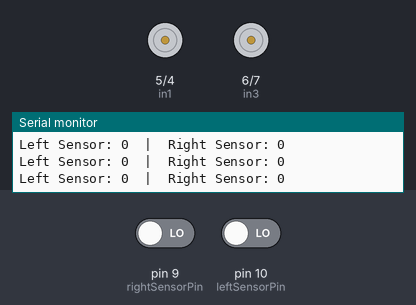
A sketch run on a simulated Arduino Uno, built with avr-gcc and run on an emulated ATmega328P. Parts: motor-driver pin pairs drawn as motors (green arrow = first pin HIGH = forward, orange = second pin HIGH = backward, longer = more drive, scaled by the enable pin), the last lines printed to the serial monitor. The test bench sets the inputs (shaded band); at power-on: pin 9 (rightSensorPin) LOW, pin 10 (leftSensorPin) LOW.

Above: at 1.2 s.
1.3 s: pin 9 (rightSensorPin) driven HIGH
At 2.5 s:
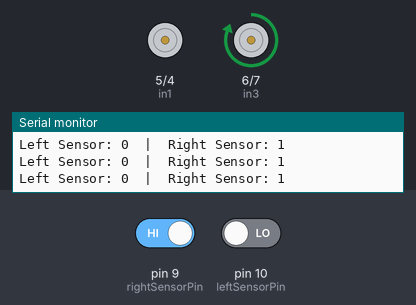
2.8 s: pin 10 (leftSensorPin) driven HIGH
At 3.9 s:
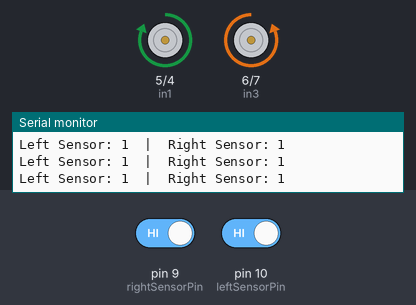
4.3 s: pin 9 (rightSensorPin) driven LOW
At 5.3 s:
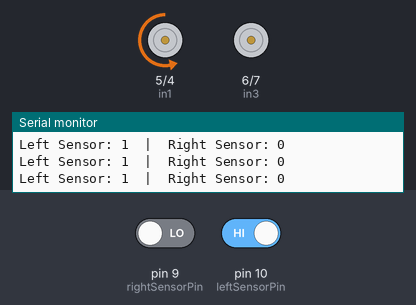
5.8 s: pin 9 (rightSensorPin) driven HIGH
At 6.7 s:
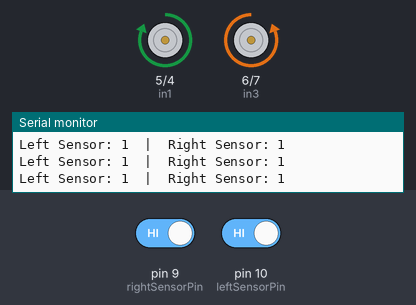
Timing chart, 0 to 8.3 s (numbered marks = the images above; inputs shaded):
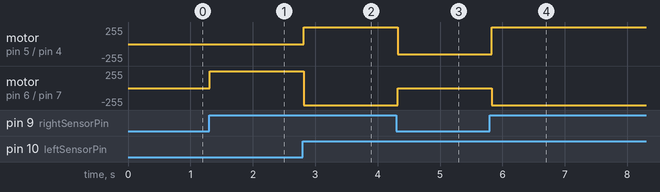

Measured:
- after the input at 1.3 s, motor on pin 6 (in3) / pin 7 (in4): stopped → forward 255/255 at once
- after the input at 2.8 s, motor on pin 5 (in1) / pin 4 (in2): stopped → forward 255/255 at once; motor on pin 6 (in3) / pin 7 (in4): forward 255/255 → backward 255/255 at once
- after the input at 4.3 s, motor on pin 5 (in1) / pin 4 (in2): forward 255/255 → backward 150/255 at once; motor on pin 6 (in3) / pin 7 (in4): backward 255/255 → stopped at once
- after the input at 5.8 s, motor on pin 5 (in1) / pin 4 (in2): backward 150/255 → forward 255/255 at once; motor on pin 6 (in3) / pin 7 (in4): stopped → backward 255/255 at once

The sketch:

line-follower.ino
```cpp
// IR Sensor pins
const int leftSensorPin = 10;
const int rightSensorPin = 9;

// Motor control pins
const int enA = 3; // PWM pin for Motor A
const int in2 = 4;
const int in1 = 5;
const int enB = 8; // PWM pin for Motor B
const int in3 = 6;
const int in4 = 7;

void setup() {
  // Initialize sensor pins as input
  pinMode(leftSensorPin, INPUT);
  pinMode(rightSensorPin, INPUT);

  // Initialize motor control pins as outputs
  pinMode(enA, OUTPUT);
  pinMode(in1, OUTPUT);
  pinMode(in2, OUTPUT);
  pinMode(enB, OUTPUT);
  pinMode(in3, OUTPUT);
  pinMode(in4, OUTPUT);

  // Set initial motor speeds
  analogWrite(enA, 255); // Full speed for Motor A
  analogWrite(enB, 255); // Full speed for Motor B

  Serial.begin(9600);
}

void loop() {
  // Read the sensor values
  int leftStatus = digitalRead(leftSensorPin);
  int rightStatus = digitalRead(rightSensorPin);

  // Print the sensor values to the serial monitor
  Serial.print("Left Sensor: ");
  Serial.print(leftStatus);
  Serial.print("  |  Right Sensor: ");
  Serial.println(rightStatus);

  // Line following logic
  if (leftStatus == HIGH && rightStatus == HIGH) {
    // Move forward
    digitalWrite(in1, HIGH);
    digitalWrite(in2, LOW);
    digitalWrite(in3, LOW);
    digitalWrite(in4, HIGH);
    analogWrite(enA, 255); // Full speed for Motor A
    analogWrite(enB, 255); // Full speed for Motor B
  } else if (leftStatus == HIGH && rightStatus == LOW) {
    // Turn left
    digitalWrite(in1, LOW);
    digitalWrite(in2, HIGH);
    digitalWrite(in3, LOW);
    digitalWrite(in4, HIGH);
    analogWrite(enA, 150); // Full speed for Motor A
    analogWrite(enB, 0); // Full speed for Motor B
  } else if (leftStatus == LOW && rightStatus == HIGH) {
    // Turn right
    digitalWrite(in1, HIGH);
    digitalWrite(in2, LOW);
    digitalWrite(in3, HIGH);
    digitalWrite(in4, LOW);
    analogWrite(enA, 0); // Full speed for Motor A
    analogWrite(enB, 150); // Full speed for Motor B
  } else {
    // Stop
    digitalWrite(in1, LOW);
    digitalWrite(in2, LOW);
    digitalWrite(in3, LOW);
    digitalWrite(in4, LOW);
    analogWrite(enA, 0); // Stop Motor A
    analogWrite(enB, 0); // Stop Motor B
  }

  delay(100); // Small delay for stability
}
```
